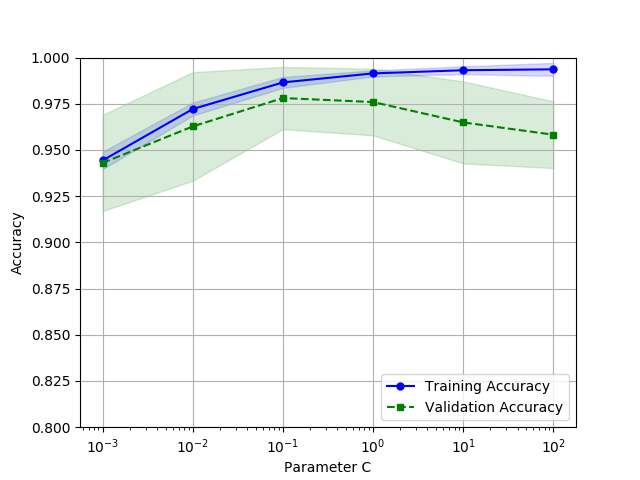

The script that drew this image:
import numpy as np
import matplotlib.pyplot as plt
from BCW import get_cancer_data
from sklearn.preprocessing import StandardScaler
from sklearn.linear_model import LogisticRegression
from sklearn.pipeline import Pipeline
from sklearn.learning_curve import validation_curve

pipe_lr = Pipeline(
    [('scl', StandardScaler()), ('clf', LogisticRegression(random_state=0))])

X_train, X_test, y_train, y_test = get_cancer_data()

param_range = [0.001, 0.01, 0.1, 1.0, 10.0, 100.0]
train_scores, test_scores = validation_curve(estimator=pipe_lr,
                                             X=X_train,
                                             y=y_train,
                                             param_name='clf__C',
                                             param_range=param_range,
                                             cv=10)

train_mean = np.mean(train_scores, axis=1)
train_std = np.std(train_scores, axis=1)
test_mean = np.mean(test_scores, axis=1)
test_std = np.std(test_scores, axis=1)
plt.plot(param_range, train_mean, color='blue', marker='o',
         markersize=5, label='Training Accuracy')
plt.fill_between(param_range, train_mean + train_std,
                 train_mean-train_std, alpha=0.15, color='blue')
plt.plot(param_range, test_mean, color='green', marker='s',
         markersize=5, linestyle='--', label='Validation Accuracy')
plt.fill_between(param_range, test_mean + test_std,
                 test_mean-test_std, alpha=0.15, color='green')

plt.grid()
plt.xlabel('Parameter C')
plt.ylabel('Accuracy')
plt.xscale('log')
plt.ylim([0.8, 1.0])
plt.legend(loc='lower right')
plt.show()
